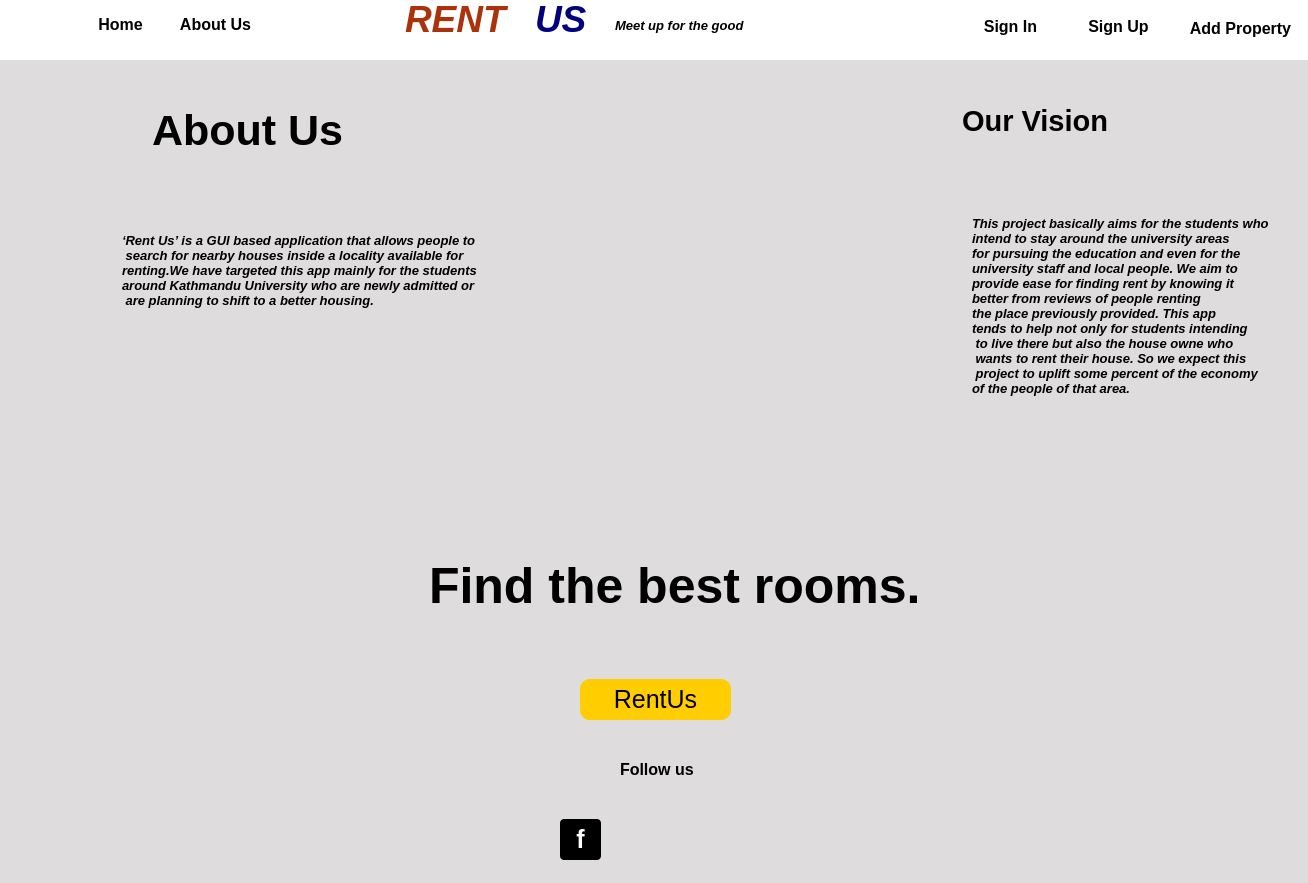
<?xml version="1.0" encoding="UTF-8"?>
<ui version="4.0">
 <class>about_us</class>
 <widget class="QWidget" name="about_us">
  <property name="geometry">
   <rect>
    <x>0</x>
    <y>0</y>
    <width>1308</width>
    <height>883</height>
   </rect>
  </property>
  <property name="sizePolicy">
   <sizepolicy hsizetype="Expanding" vsizetype="Expanding">
    <horstretch>0</horstretch>
    <verstretch>0</verstretch>
   </sizepolicy>
  </property>
  <property name="minimumSize">
   <size>
    <width>1308</width>
    <height>883</height>
   </size>
  </property>
  <property name="windowTitle">
   <string>Form</string>
  </property>
  <property name="styleSheet">
   <string notr="true">#about_us
{

background-color: rgb(222,220,220)
}

QTextEdit, QPlainTextEdit
{
	border : 1px solid white;
	border-radius: 2px;
}
</string>
  </property>
  <widget class="QLabel" name="label_31">
   <property name="geometry">
    <rect>
     <x>620</x>
     <y>759</y>
     <width>91</width>
     <height>20</height>
    </rect>
   </property>
   <property name="font">
    <font>
     <pointsize>12</pointsize>
     <italic>false</italic>
     <bold>true</bold>
    </font>
   </property>
   <property name="styleSheet">
    <string notr="true">font:bold;</string>
   </property>
   <property name="text">
    <string>Follow us </string>
   </property>
  </widget>
  <widget class="QPushButton" name="pushButton_2">
   <property name="geometry">
    <rect>
     <x>1068</x>
     <y>11</y>
     <width>101</width>
     <height>31</height>
    </rect>
   </property>
   <property name="font">
    <font>
     <pointsize>12</pointsize>
     <bold>true</bold>
    </font>
   </property>
   <property name="styleSheet">
    <string notr="true">#pushButton_2 
{
	color: black;
	background: rgb(255,255,255);
	border: 2px solid white;
	border-radius: 2px;
}
#pushButton_2:hover
{
	background: rgb(220,220,200);
}</string>
   </property>
   <property name="text">
    <string>Sign Up</string>
   </property>
  </widget>
  <widget class="QTextEdit" name="textEdit_3">
   <property name="geometry">
    <rect>
     <x>610</x>
     <y>13</y>
     <width>171</width>
     <height>41</height>
    </rect>
   </property>
   <property name="font">
    <font>
     <kerning>false</kerning>
    </font>
   </property>
   <property name="mouseTracking">
    <bool>false</bool>
   </property>
   <property name="acceptDrops">
    <bool>false</bool>
   </property>
   <property name="whatsThis">
    <string notr="true"/>
   </property>
   <property name="accessibleName">
    <string notr="true"/>
   </property>
   <property name="accessibleDescription">
    <string notr="true"/>
   </property>
   <property name="undoRedoEnabled">
    <bool>false</bool>
   </property>
   <property name="readOnly">
    <bool>true</bool>
   </property>
   <property name="html">
    <string>&lt;!DOCTYPE HTML PUBLIC &quot;-//W3C//DTD HTML 4.0//EN&quot; &quot;http://www.w3.org/TR/REC-html40/strict.dtd&quot;&gt;
&lt;html&gt;&lt;head&gt;&lt;meta name=&quot;qrichtext&quot; content=&quot;1&quot; /&gt;&lt;meta charset=&quot;utf-8&quot; /&gt;&lt;style type=&quot;text/css&quot;&gt;
p, li { white-space: pre-wrap; }
hr { height: 1px; border-width: 0; }
&lt;/style&gt;&lt;/head&gt;&lt;body style=&quot; font-family:'Segoe UI'; font-size:9pt; font-weight:400; font-style:normal;&quot;&gt;
&lt;p style=&quot; margin-top:0px; margin-bottom:0px; margin-left:0px; margin-right:0px; -qt-block-indent:0; text-indent:0px;&quot;&gt;&lt;span style=&quot; font-size:10pt; font-weight:700; font-style:italic;&quot;&gt;Meet up for the good&lt;/span&gt;&lt;/p&gt;&lt;/body&gt;&lt;/html&gt;</string>
   </property>
  </widget>
  <widget class="QPushButton" name="pushButton_11">
   <property name="geometry">
    <rect>
     <x>622</x>
     <y>819</y>
     <width>41</width>
     <height>41</height>
    </rect>
   </property>
   <property name="styleSheet">
    <string notr="true">QPushButton{
    height: 30px;
    width: 30px;
    line-height: 30px;
    text-align: center;
    display: block;
border-image: url(:/image/images/icons8-twitter-60.png);
    border-radius: 4px;
    color: #fff;}

QPushButton:hover{
 background-color: rgb(109, 109, 109);
}
</string>
   </property>
   <property name="text">
    <string/>
   </property>
  </widget>
  <widget class="QPushButton" name="pushButton">
   <property name="geometry">
    <rect>
     <x>960</x>
     <y>11</y>
     <width>101</width>
     <height>31</height>
    </rect>
   </property>
   <property name="font">
    <font>
     <pointsize>12</pointsize>
     <bold>true</bold>
    </font>
   </property>
   <property name="styleSheet">
    <string notr="true">#pushButton
{
	color: black;
	background: rgb(255,255,255);
	border: 2px solid white;
	border-radius: 2px;
}
#pushButton:hover
{
	background: rgb(220,220,200);
}</string>
   </property>
   <property name="text">
    <string>Sign In</string>
   </property>
  </widget>
  <widget class="QPushButton" name="pushButton_10">
   <property name="geometry">
    <rect>
     <x>680</x>
     <y>819</y>
     <width>41</width>
     <height>41</height>
    </rect>
   </property>
   <property name="styleSheet">
    <string notr="true"> QPushButton{   height: 30px;
    width: 30px;
    line-height: 30px;
    text-align: center;
    display: block;
    
border-image: url(:/image/images/icons8-instagram-60.png);
    border-radius: 4px;
    color: #fff;
}
QPushButton:hover{
 background-color: rgb(109, 109, 109);
}</string>
   </property>
   <property name="text">
    <string/>
   </property>
  </widget>
  <widget class="QTextEdit" name="textEdit_2">
   <property name="geometry">
    <rect>
     <x>530</x>
     <y>-7</y>
     <width>81</width>
     <height>61</height>
    </rect>
   </property>
   <property name="font">
    <font>
     <kerning>false</kerning>
    </font>
   </property>
   <property name="acceptDrops">
    <bool>false</bool>
   </property>
   <property name="styleSheet">
    <string notr="true">#textEdit_2
{
	border-color: white;
	bordrer: none;
}</string>
   </property>
   <property name="undoRedoEnabled">
    <bool>false</bool>
   </property>
   <property name="readOnly">
    <bool>true</bool>
   </property>
   <property name="html">
    <string>&lt;!DOCTYPE HTML PUBLIC &quot;-//W3C//DTD HTML 4.0//EN&quot; &quot;http://www.w3.org/TR/REC-html40/strict.dtd&quot;&gt;
&lt;html&gt;&lt;head&gt;&lt;meta name=&quot;qrichtext&quot; content=&quot;1&quot; /&gt;&lt;meta charset=&quot;utf-8&quot; /&gt;&lt;style type=&quot;text/css&quot;&gt;
p, li { white-space: pre-wrap; }
hr { height: 1px; border-width: 0; }
&lt;/style&gt;&lt;/head&gt;&lt;body style=&quot; font-family:'Segoe UI'; font-size:9pt; font-weight:400; font-style:normal;&quot;&gt;
&lt;p style=&quot; margin-top:0px; margin-bottom:0px; margin-left:0px; margin-right:0px; -qt-block-indent:0; text-indent:0px;&quot;&gt;&lt;span style=&quot; font-size:28pt; font-weight:700; font-style:italic; color:#00007f;&quot;&gt;US&lt;/span&gt;&lt;/p&gt;&lt;/body&gt;&lt;/html&gt;</string>
   </property>
  </widget>
  <widget class="QPlainTextEdit" name="plainTextEdit">
   <property name="geometry">
    <rect>
     <x>0</x>
     <y>-1</y>
     <width>1311</width>
     <height>61</height>
    </rect>
   </property>
   <property name="styleSheet">
    <string notr="true">#plaintextEdit
{
	border: 2px solid brown;
}</string>
   </property>
  </widget>
  <widget class="QPushButton" name="pushButton_8">
   <property name="geometry">
    <rect>
     <x>580</x>
     <y>679</y>
     <width>151</width>
     <height>41</height>
    </rect>
   </property>
   <property name="styleSheet">
    <string notr="true">
QPushButton:pressed {
    background-color: qlineargradient(spread:pad, x1:0, y1:0, x2:0, y2:1,   stop:0 rgba(60, 186, 162, 255), stop:1 rgba(98, 211, 162, 255))
}
QPushButton {

     background-color: yellow; border: 1px solid black;
border:no;
font:25px;
background-color: #ffcd00;
    border-radius: 10px;
    box-shadow: 0 2px 13px rgb(153 123 0 / 25%);
}
QPushButton:hover{

 background-color: qlineargradient(spread:pad, x1:0, y1:0, x2:0, y2:1,   stop:0 rgba(255, 210, 0, 255), stop:1 rgba(255, 220, 0 ,255));

}
</string>
   </property>
   <property name="text">
    <string>RentUs</string>
   </property>
  </widget>
  <widget class="QPushButton" name="pushButton_7">
   <property name="geometry">
    <rect>
     <x>1180</x>
     <y>13</y>
     <width>121</width>
     <height>31</height>
    </rect>
   </property>
   <property name="font">
    <font>
     <pointsize>12</pointsize>
     <bold>true</bold>
    </font>
   </property>
   <property name="styleSheet">
    <string notr="true">#pushButton_7
{
	color: black;
	background: rgb(255,255,255);
	border: 2px solid white;
	border-radius: 2px;
}
#pushButton_7:hover
{
	background: rgb(220,220,200);
}</string>
   </property>
   <property name="text">
    <string>Add Property</string>
   </property>
   <property name="icon">
    <iconset resource="src.qrc">
     <normaloff>:/image/images/hhome.png</normaloff>:/image/images/hhome.png</iconset>
   </property>
  </widget>
  <widget class="QPushButton" name="pushButton_3">
   <property name="geometry">
    <rect>
     <x>80</x>
     <y>9</y>
     <width>81</width>
     <height>31</height>
    </rect>
   </property>
   <property name="font">
    <font>
     <pointsize>12</pointsize>
     <bold>true</bold>
    </font>
   </property>
   <property name="styleSheet">
    <string notr="true">#pushButton_3
{
	color: black;
	background: rgb(255,255,255);
	border: 2px solid white;
	border-radius: 2px;
}
#pushButton_3:hover
{
	background: rgb(220,220,200);
}</string>
   </property>
   <property name="text">
    <string>Home</string>
   </property>
  </widget>
  <widget class="QTextEdit" name="textEdit">
   <property name="geometry">
    <rect>
     <x>400</x>
     <y>-7</y>
     <width>121</width>
     <height>61</height>
    </rect>
   </property>
   <property name="font">
    <font>
     <kerning>false</kerning>
    </font>
   </property>
   <property name="acceptDrops">
    <bool>false</bool>
   </property>
   <property name="undoRedoEnabled">
    <bool>false</bool>
   </property>
   <property name="readOnly">
    <bool>true</bool>
   </property>
   <property name="html">
    <string>&lt;!DOCTYPE HTML PUBLIC &quot;-//W3C//DTD HTML 4.0//EN&quot; &quot;http://www.w3.org/TR/REC-html40/strict.dtd&quot;&gt;
&lt;html&gt;&lt;head&gt;&lt;meta name=&quot;qrichtext&quot; content=&quot;1&quot; /&gt;&lt;meta charset=&quot;utf-8&quot; /&gt;&lt;style type=&quot;text/css&quot;&gt;
p, li { white-space: pre-wrap; }
hr { height: 1px; border-width: 0; }
&lt;/style&gt;&lt;/head&gt;&lt;body style=&quot; font-family:'Segoe UI'; font-size:9pt; font-weight:400; font-style:normal;&quot;&gt;
&lt;p style=&quot; margin-top:0px; margin-bottom:0px; margin-left:0px; margin-right:0px; -qt-block-indent:0; text-indent:0px;&quot;&gt;&lt;span style=&quot; font-size:28pt; font-weight:700; font-style:italic; color:#aa330b;&quot;&gt;RENT&lt;/span&gt;&lt;/p&gt;&lt;/body&gt;&lt;/html&gt;</string>
   </property>
  </widget>
  <widget class="QPushButton" name="pushButton_4">
   <property name="geometry">
    <rect>
     <x>170</x>
     <y>9</y>
     <width>91</width>
     <height>31</height>
    </rect>
   </property>
   <property name="font">
    <font>
     <pointsize>12</pointsize>
     <bold>true</bold>
    </font>
   </property>
   <property name="styleSheet">
    <string notr="true">#pushButton_4
{
color: black;
	background: rgb(255,255,255);
	border: 2px solid white;
	border-radius: 2px;
}
#pushButton_4:hover
{
	background: rgb(220,220,200);
}</string>
   </property>
   <property name="text">
    <string>About Us</string>
   </property>
  </widget>
  <widget class="QPushButton" name="pushButton_5">
   <property name="geometry">
    <rect>
     <x>0</x>
     <y>-11</y>
     <width>81</width>
     <height>71</height>
    </rect>
   </property>
   <property name="font">
    <font>
     <pointsize>11</pointsize>
     <bold>true</bold>
    </font>
   </property>
   <property name="styleSheet">
    <string notr="true">#pushButton_5
{
	color: black;
	background: rgb(255,255,255);
	border: 0px;
	border-radius: 0px;
	pading: 2px;
}
#pushButton_5:hover
{
	background: rgb(20,20,20);
	color: white;
}
#pushButton_5::menu-indicator{ image: none; }</string>
   </property>
  </widget>
  <widget class="QPushButton" name="pushButton_9">
   <property name="geometry">
    <rect>
     <x>560</x>
     <y>819</y>
     <width>41</width>
     <height>41</height>
    </rect>
   </property>
   <property name="styleSheet">
    <string notr="true">   QPushButton{ height: 30px;
    width: 30px;
    line-height: 30px;
    text-align: center;
    display: block;
    background-color: black;;
    border-radius: 4px;
    color: white;
font:25px;
font:bold;}
QPushButton:hover{
 background-color: rgb(109, 109, 109);
}</string>
   </property>
   <property name="text">
    <string>f</string>
   </property>
  </widget>
  <widget class="QPushButton" name="pushButton_12">
   <property name="geometry">
    <rect>
     <x>740</x>
     <y>819</y>
     <width>41</width>
     <height>41</height>
    </rect>
   </property>
   <property name="styleSheet">
    <string notr="true"> QPushButton{   height: 30px;
    width: 30px;
    line-height: 30px;
    text-align: center;
    display: block;
    
border-image: url(:/image/images/emaill.jpg);
    border-radius: 4px;
    color: #fff;
}
QPushButton:hover{
 background-color: rgb(109, 109, 109);
}</string>
   </property>
   <property name="text">
    <string/>
   </property>
  </widget>
  <widget class="QLabel" name="label_7">
   <property name="geometry">
    <rect>
     <x>962</x>
     <y>80</y>
     <width>241</width>
     <height>81</height>
    </rect>
   </property>
   <property name="font">
    <font>
     <pointsize>22</pointsize>
     <bold>true</bold>
    </font>
   </property>
   <property name="text">
    <string>Our Vision</string>
   </property>
  </widget>
  <widget class="QLabel" name="label_4">
   <property name="geometry">
    <rect>
     <x>122</x>
     <y>140</y>
     <width>471</width>
     <height>261</height>
    </rect>
   </property>
   <property name="font">
    <font>
     <family>Segoe UI</family>
     <pointsize>10</pointsize>
     <italic>true</italic>
     <bold>true</bold>
    </font>
   </property>
   <property name="styleSheet">
    <string notr="true">font: 700 italic 10pt &quot;Segoe UI&quot;;</string>
   </property>
   <property name="text">
    <string>‘Rent Us’ is a GUI based application that allows people to 
 search for nearby houses inside a locality available for 
renting.We have targeted this app mainly for the students 
around Kathmandu University who are newly admitted or
 are planning to shift to a better housing.</string>
   </property>
  </widget>
  <widget class="QWidget" name="widget" native="true">
   <property name="geometry">
    <rect>
     <x>550</x>
     <y>70</y>
     <width>371</width>
     <height>351</height>
    </rect>
   </property>
   <property name="styleSheet">
    <string notr="true">image: url(:/image/images/logo3.png);</string>
   </property>
  </widget>
  <widget class="QLabel" name="label">
   <property name="geometry">
    <rect>
     <x>152</x>
     <y>100</y>
     <width>281</width>
     <height>61</height>
    </rect>
   </property>
   <property name="font">
    <font>
     <pointsize>32</pointsize>
     <bold>true</bold>
    </font>
   </property>
   <property name="text">
    <string>About Us</string>
   </property>
  </widget>
  <widget class="QLabel" name="label_8">
   <property name="geometry">
    <rect>
     <x>972</x>
     <y>160</y>
     <width>381</width>
     <height>291</height>
    </rect>
   </property>
   <property name="font">
    <font>
     <family>Segoe UI</family>
     <pointsize>10</pointsize>
     <italic>true</italic>
     <bold>true</bold>
    </font>
   </property>
   <property name="styleSheet">
    <string notr="true">font: 700 italic 10pt &quot;Segoe UI&quot;;</string>
   </property>
   <property name="text">
    <string>This project basically aims for the students who 
intend to stay around the university areas 
for pursuing the education and even for the 
university staff and local people. We aim to 
provide ease for finding rent by knowing it 
better from reviews of people renting 
the place previously provided. This app 
tends to help not only for students intending
 to live there but also the house owne who
 wants to rent their house. So we expect this
 project to uplift some percent of the economy 
of the people of that area.</string>
   </property>
  </widget>
  <widget class="QLabel" name="label_28">
   <property name="geometry">
    <rect>
     <x>429</x>
     <y>560</y>
     <width>531</width>
     <height>51</height>
    </rect>
   </property>
   <property name="styleSheet">
    <string notr="true">color: black;
font:50px;
font:bold;</string>
   </property>
   <property name="text">
    <string>Find the best rooms.</string>
   </property>
  </widget>
  <zorder>plainTextEdit</zorder>
  <zorder>label_31</zorder>
  <zorder>pushButton_2</zorder>
  <zorder>textEdit_3</zorder>
  <zorder>pushButton_11</zorder>
  <zorder>pushButton</zorder>
  <zorder>pushButton_10</zorder>
  <zorder>textEdit_2</zorder>
  <zorder>pushButton_8</zorder>
  <zorder>pushButton_7</zorder>
  <zorder>pushButton_3</zorder>
  <zorder>textEdit</zorder>
  <zorder>pushButton_4</zorder>
  <zorder>pushButton_5</zorder>
  <zorder>pushButton_9</zorder>
  <zorder>pushButton_12</zorder>
  <zorder>label_7</zorder>
  <zorder>label_4</zorder>
  <zorder>widget</zorder>
  <zorder>label</zorder>
  <zorder>label_8</zorder>
  <zorder>label_28</zorder>
 </widget>
 <resources>
  <include location="src.qrc"/>
 </resources>
 <connections/>
</ui>
